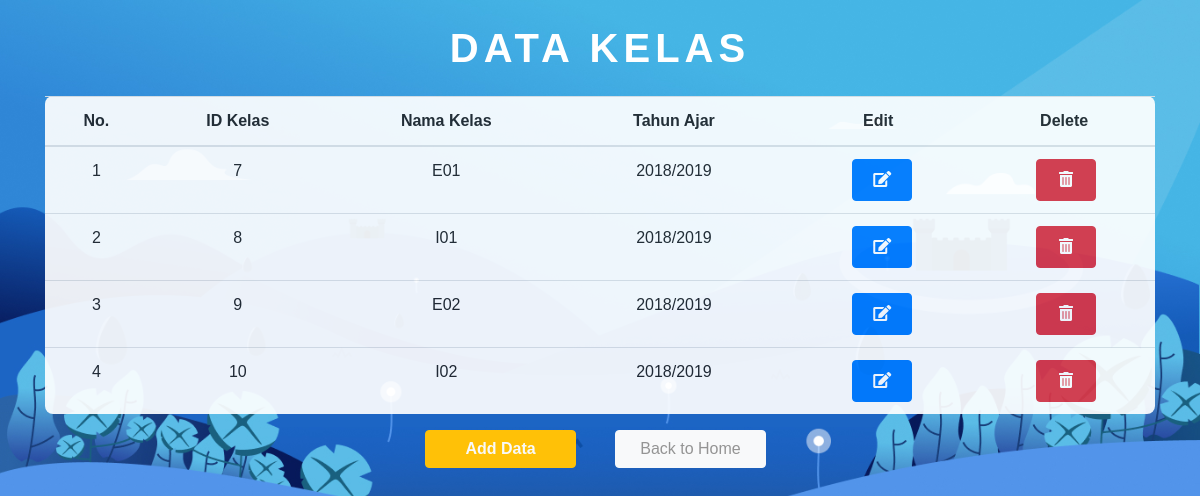
Page /datakelas/insertkelas.php on the committed database.
### tables this page shows
CREATE TABLE `tbkelas` (
  `id_kelas` int(10) NOT NULL,
  `nama_kelas` varchar(4) NOT NULL,
  `th_ajar` varchar(10) NOT NULL
);

### datakelas/insertkelas.php (called while the page is built, shortened)
<?php
		include "../../kursus/config/koneksi.php";
		include "viewkelas.php";
	?>

### datakelas/viewkelas.php (the view, shortened to what this page needs)
<!DOCTYPE html>
<html lang="en">
<head>
    <link rel="stylesheet" type="text/css" href="../../kursus/libraries/css/bootstrap.css">
    <link rel="stylesheet" type="text/css" href="../../kursus/libraries/css/animate.css">
    <link rel="stylesheet" type="text/css" href="all.css">
</head>
<body>
<div class="container">
    <div class="text-center mt-4 animated fadeInDown" style="background-size: 1px" >
           <h1>DATA KELAS</h1>
    </div>
    <table class="table table-hover table-color mt-4 text-center animated zoomIn" id="table_id">
        <thead>
            <tr>
            <th scope="col">No.</th>
            <th scope="col">ID Kelas</th>
            <th scope="col">Nama Kelas</th>
            <th scope="col">Tahun Ajar</th>
            <th scope="col">Edit</th>
            <th scope="col">Delete</th>
            </tr>
        </thead>
        <tbody>
            <?php
                include "../../kursus/config/koneksi.php";
                $no = 1;
                $datakelas=mysqli_query($koneksi, "SELECT * FROM tbkelas") or die (mysqli_error());
                while($dk=mysqli_fetch_array($datakelas)){
                ?>
                    <tr>
                        <td><?= $no++ ?></td>
                        <td><?= $dk['id_kelas'] ?></td>
                        <td><?= $dk['nama_kelas'] ?></td>
                        <td><?= $dk['th_ajar'] ?></td>
                        <td>
                            <a href="editkelas.php?id=<?= $dk['id_kelas'];?>" class="btn btn-primary px-3 py-2 ml-2" style="width: 60px" >
                                <i class="fas fa-edit"></i>
                            </a>
                        </td>
                        <td>
                            <a href="deletekelas.php?id=<?= $dk['id_kelas'];?>" class="btn btn-danger px-3 py-2 ml-1" style="width:60px"  >
                                <i class="fas fa-trash-alt"></i>
                            </a>
                        </td>
                    </tr>
                <?php } ?>
        </tbody>
    </table>
    <div class="row justify-content-center">
        <div class="col-2">
            <a href="formkelas.php" class="btn btn-warning text-light text-center animated fadeInUp" >
                <p style="font-weight:bold; width:125px;" class="m-0" >Add Data</p>
            </a>
        </div>
        <div class="col-2 ">
            <a href="../../kursus/index.php" class="btn btn-light text-center animated fadeInUp mb-3">
                <p style="width:125px; color:#949494;" class="m-0" >Back to Home</p>
            </a>
        </div>
    </div>
    </div>
</body>
</html>

### datakelas/all.css (style rules this page uses)
.fa, .fas, .far, .fal, .fad, .fab { -moz-osx-font-smoothing: grayscale; -webkit-font-smoothing: antialiased; display: inline-block; font-style: normal; font-variant: normal; text-rendering: auto; line-height: 1; }
.fa-edit:before { content: "\f044"; }
.fa-trash-alt:before { content: "\f2ed"; }
.fa, .fas { font-family: 'Font Awesome 5 Free'; font-weight: 900; }

### datakelas/viewkelas.php (style rules this page uses)
body { font-family : 'Poppins', sans-serif; background-image : url("../../kursus/assets/background.jpg"); background-size : cover; }
.table-color { background-color : white; border-radius : 8px; opacity : 0.92; }
h1 { font-weight : bold; font-size : 40px; color : white; letter-spacing:5px; }

### rows in the picture
tbkelas: id_kelas "7", nama_kelas "E01", th_ajar "2018/2019"
tbkelas: id_kelas "8", nama_kelas "I01", th_ajar "2018/2019"
tbkelas: id_kelas "9", nama_kelas "E02", th_ajar "2018/2019"
tbkelas: id_kelas "10", nama_kelas "I02", th_ajar "2018/2019"
